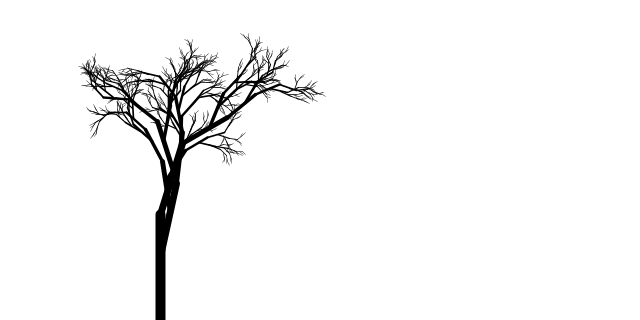
Frame 1 (no input)
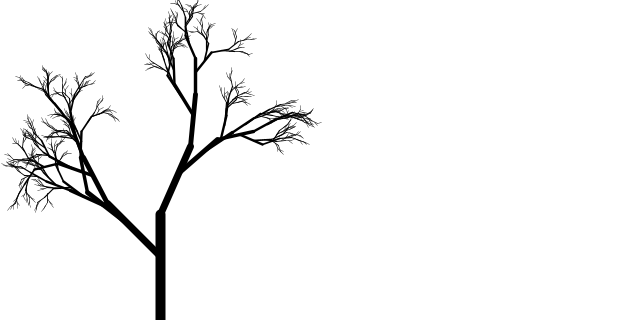
Frame 2 (the mouse pressed at the canvas centre, redrawn once)

The Processing sketch that drew these frames (run headless with seeded random() and noise(); the mouse was pressed at the canvas centre and the sketch redrawn once):

// Processing sketch: processing_12468
// ── processing_12468.pde

void setup () {
  size(640,320);
  smooth();
  noLoop();
}

void draw() {
  background(255);
  strokeWeight(10);
  translate(width/4,height);
  branch(0);
}

void branch(int depth) {
  if (depth < 10) {
    line(0,0,0,-height/3);
    pushMatrix();
    {
      translate(0,-height/5);
      rotate(random(-PI/4,PI/4));
      scale(0.7);
      branch(depth + 1);
    }
    popMatrix();
    pushMatrix();
    {
      translate(0,-height/3);
      rotate(random(-PI/4,PI/4));
      scale(0.7);
      branch(depth + 1);
    }
    popMatrix();
  }
}
